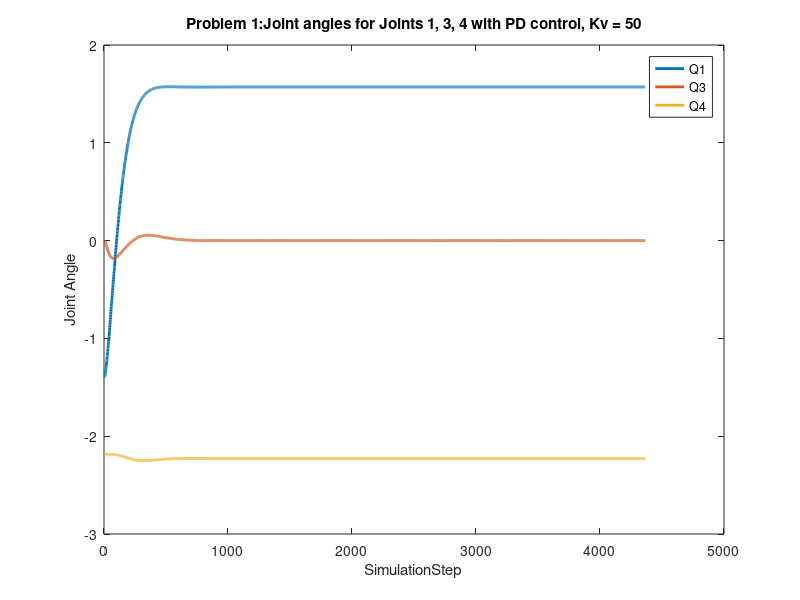

MATLAB code for this plot:
ctl1data = importdata("controller1.txt", ',');
ctl2data = importdata("controller2.txt", ',');
ctl3data = importdata("controller3.txt", ',');
ctl4data = importdata("controller3.txt", ',');

% Problem 1 Graph
figure();
plot(ctl1data(:,2), "LineWidth", 2.0);
hold on;
plot(ctl1data(:,3), "LineWidth", 2.0);
plot(ctl1data(:, 4), "LineWidth", 2.0);
xlabel("SimulationStep" );
ylabel("Joint Angle");
title("Problem 1:Joint angles for Joints 1, 3, 4 with PD control, Kv = 50");
legend("Q1", "Q3", "Q4");
save("ctldataAll2.mat");


% Problem 2 graph